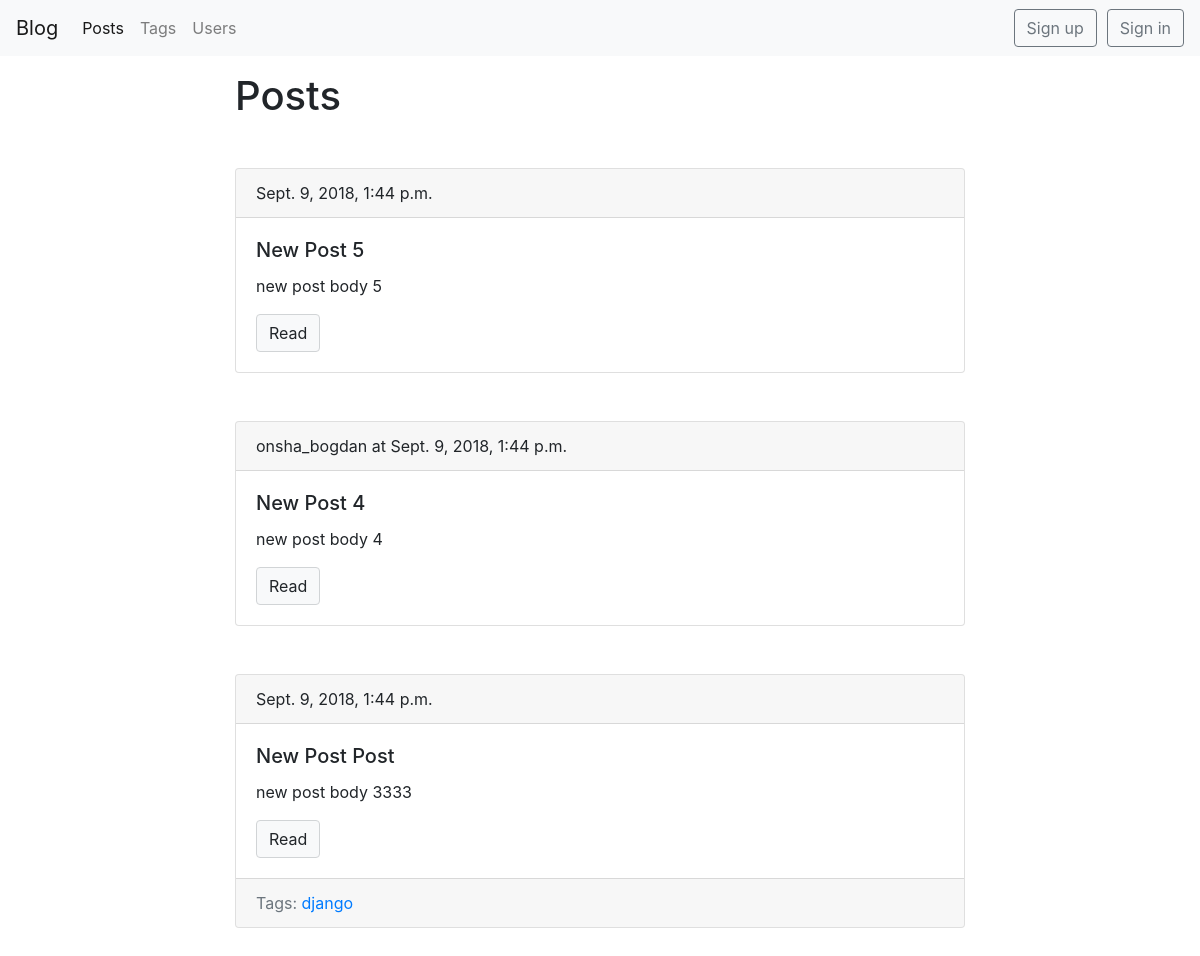
The page /blog/ on the database as committed earlier.
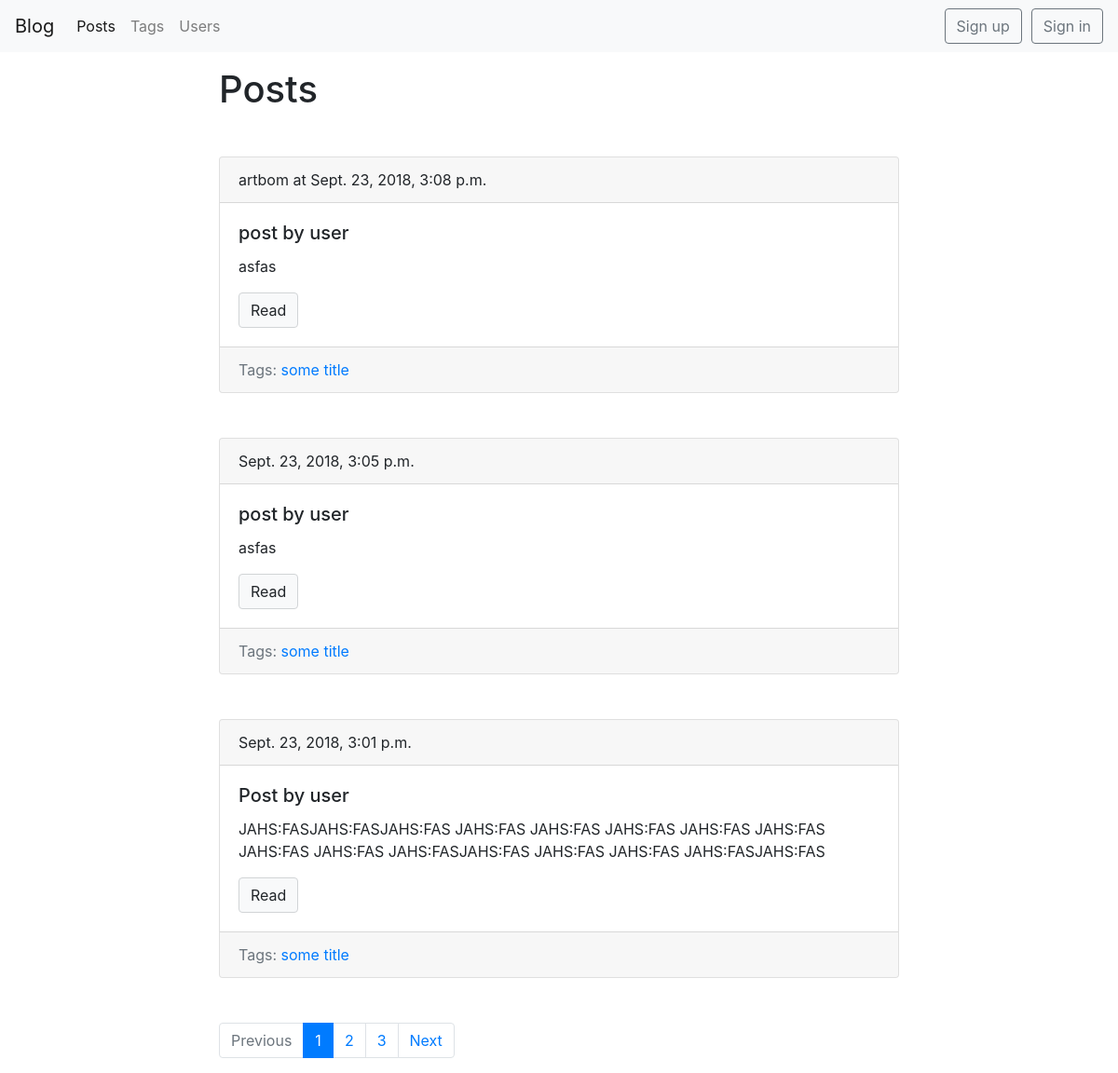
The same page on the database as committed later.
### blog/models.py (models this page shows, shortened)
class Post(models.Model):
    title = models.CharField(max_length=150, db_index=True)
    slug = models.SlugField(max_length=150, unique=True, blank=True)
    body = models.TextField(blank=True, db_index=True)
    date_pub = models.DateTimeField(auto_now_add=True)
    tags = models.ManyToManyField('Tag', blank=True, related_name='posts')
    author = models.ForeignKey(BlogUser, on_delete=models.CASCADE, null=True, default=None)
    rating = models.IntegerField(default=0, blank=True)
    def get_absolute_url(self):
        return reverse('post_detail_url', kwargs={'slug': self.slug})
    class Meta:
        ordering = ['-date_pub']

class Tag(models.Model):
    title = models.CharField(max_length=50)
    slug = models.SlugField(max_length=50, unique=True)
    def get_absolute_url(self):
        return reverse('tag_detail_url', kwargs={'slug': self.slug})
    class Meta:
        ordering = ['title']

### blog/views.py (the view)
# urls.py: path(r'', posts_list, name='posts_list_url'),
def posts_list(request):
    search_query = request.GET.get('search', '')
    page_number = request.GET.get('page', 1)
    if search_query:
        posts = Post.objects.filter(Q(title__icontains=search_query) | Q(body__icontains=search_query))
    else:
        posts = Post.objects.all()
    paginator = Paginator(posts, 3)
    page = paginator.get_page(page_number)
    prev_url = '?page={}'.format(page.previous_page_number()) if page.has_previous() else ''
    next_url = '?page={}'.format(page.next_page_number()) if page.has_next() else ''
    is_paginated = page.has_other_pages()
    context = {
        'page_object': page,
        'prev_url': prev_url,
        'next_url': next_url,
        'is_paginated': is_paginated
    }
    return render(request, 'blog/index.html', context=context)

### blog/models.py (called while the page is built)
    def __str__(self):
        return self.username

### blog/templates/blog/index.html (shortened to what this page needs)
{% extends 'blog/base_blog.html' %}
{% block content %}
<h1 class="mb-5">Posts</h1>
  {% for post in page_object.object_list %}
          {% include 'blog/includes/post_card_template.html' %}
  {% endfor %}
{% endblock %}

### blog/templates/blog/includes/post_card_template.html (shortened to what this page needs)
<div class="card mb-5">
    {% if post.author is not None %}
    <div class="card-header">
        {{post.author}} at {{ post.date_pub }}
    </div>
    {% else %}
    <div class="card-header">
         {{ post.date_pub }}
    </div>
    {% endif %}
    <div class="card-body">
        <h5 class="card-title">{{ post.title }}</h5>
        <p class="card-text"> {{ post.body|truncatewords:50 }}</p>
        <a href="{{ post.get_absolute_url }}" class="btn btn-light" >Read</a>
    </div>
    {% if post.tags.all %}
        <div class="card-footer text-muted">
        Tags:
        {% for tag in post.tags.all %}
            <a href="{{ tag.get_absolute_url }}"> {{ tag.title }}</a>
        {% endfor %}
        </div>
    {% endif %}
</div>

Rows that differ between the two databases and show on the page:
no longer on this page (row unchanged): Post: date_pub "Sept. 9, 2018, 1:44 p.m.", title "New Post 5", body "new post body 5"
no longer on this page (row unchanged): Post: author "onsha_bogdan", date_pub "Sept. 9, 2018, 1:44 p.m.", title "New Post 4", body "new post body 4"
no longer on this page (row unchanged): Post: date_pub "Sept. 9, 2018, 1:44 p.m.", title "New Post Post", body "new post body 3333"
no longer on this page (row unchanged): Tag: title "django", shown under "Sept. 9, 2018, 1:44 p.m."
added Post: author "artbom", date_pub "Sept. 23, 2018, 3:08 p.m.", title "post by user", body "asfas"
now on this page (row unchanged): Tag: title "some title"
added Post: date_pub "Sept. 23, 2018, 3:05 p.m.", title "post by user", body "asfas"
added Post: date_pub "Sept. 23, 2018, 3:01 p.m.", title "Post by user", body "JAHS:FASJAHS:FASJAHS:FAS JAHS:FAS JAHS:FAS JAHS:FAS JAHS:FAS JAHS:FAS JAHS:FAS JAHS:FAS JAHS:FASJAHS:FAS JAHS:FAS JAHS:FAS JAHS:FASJAHS:FAS"
Other text that changed with them:
text now shown: "Previous Next"
new list line: "1"
new list line: "2"
new list line: "3"
